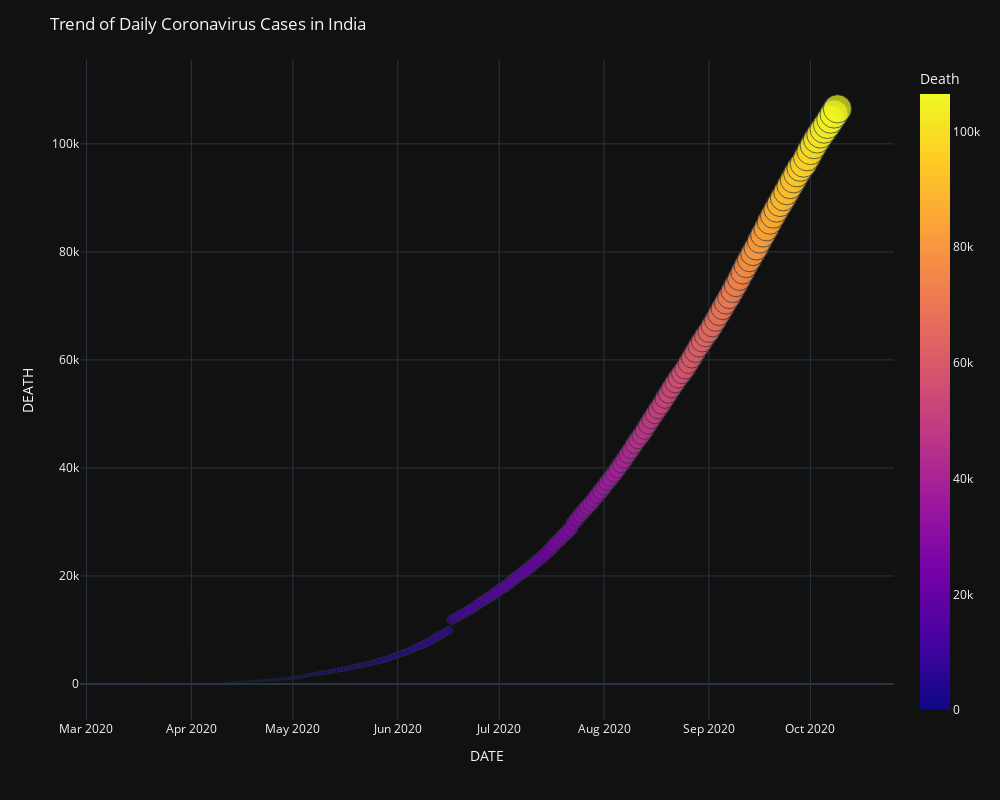

Write notebook code for a chart like this one.
### Markdown cell above
## Trend of Daily Cases , Recovery Rate , Mortality Rate Of Covid Cases In India

### Code cell
temp = india.copy()
temp = india.groupby('Date')['Confirmed Cases', 'Death', 'Cured/Discharged'].sum().reset_index()

fig = px.scatter(temp, x="Date", y="Death", color="Death",
                  size='Death',hover_data=['Death'],
                 color_discrete_sequence = px.colors.cyclical.IceFire)
fig.update_layout(title_text='Trend of Daily Coronavirus Cases in India',
                  template='plotly_dark',width=1000, height=800,xaxis_title='DATE',yaxis_title='DEATH')
fig.show()

### Figure 1 — Plotly figure (JSON) as saved in the notebook; plotly's stock layout.template omitted (floating-point values rounded to 4 significant figures; data arrays with more than 128 entries replaced by an {"elided": "..."} marker saying what was removed)
{"data": [{"customdata": {"elided": "212x1 int values"}, "hovertemplate": "Date=%{x}<br>Death=%{marker.color}<extra></extra>", "legendgroup": "", "marker": {"color": {"elided": "212 int values"}, "coloraxis": "coloraxis", "size": {"elided": "212 int values"}, "sizemode": "area", "sizeref": 266.2, "symbol": "circle"}, "mode": "markers", "name": "", "orientation": "v", "showlegend": false, "type": "scatter", "x": {"elided": "212 str values"}, "xaxis": "x", "y": {"elided": "212 int values"}, "yaxis": "y"}], "layout": {"coloraxis": {"colorbar": {"title": {"text": "Death"}}, "colorscale": [[0, "#0d0887"], [0.1111, "#46039f"], [0.2222, "#7201a8"], [0.3333, "#9c179e"], [0.4444, "#bd3786"], [0.5556, "#d8576b"], [0.6667, "#ed7953"], [0.7778, "#fb9f3a"], [0.8889, "#fdca26"], [1, "#f0f921"]]}, "height": 800, "legend": {"itemsizing": "constant", "tracegroupgap": 0}, "margin": {"t": 60}, "title": {"text": "Trend of Daily Coronavirus Cases in India"}, "width": 1000, "xaxis": {"anchor": "y", "domain": [0, 1], "title": {"text": "DATE"}}, "yaxis": {"anchor": "x", "domain": [0, 1], "title": {"text": "DEATH"}}}}
